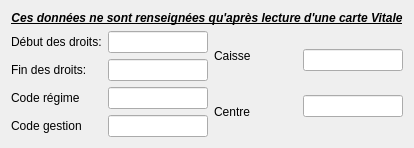
              <widget class="QWidget" name="tab_AMO">
               <attribute name="title">
                <string>AMO</string>
               </attribute>
               <layout class="QGridLayout" name="gridLayout_4">
                <item row="0" column="0" colspan="2">
                 <widget class="QLabel" name="label">
                  <property name="sizePolicy">
                   <sizepolicy hsizetype="Minimum" vsizetype="Maximum">
                    <horstretch>0</horstretch>
                    <verstretch>0</verstretch>
                   </sizepolicy>
                  </property>
                  <property name="text">
                   <string>&lt;!DOCTYPE HTML PUBLIC &quot;-//W3C//DTD HTML 4.0//EN&quot; &quot;http://www.w3.org/TR/REC-html40/strict.dtd&quot;&gt;
&lt;html&gt;&lt;head&gt;&lt;meta name=&quot;qrichtext&quot; content=&quot;1&quot; /&gt;&lt;style type=&quot;text/css&quot;&gt;
p, li { white-space: pre-wrap; }
&lt;/style&gt;&lt;/head&gt;&lt;body style=&quot; font-family:'MS Shell Dlg 2'; font-size:9pt; font-weight:400; font-style:normal;&quot;&gt;
&lt;p align=&quot;center&quot; style=&quot; margin-top:0px; margin-bottom:0px; margin-left:0px; margin-right:0px; -qt-block-indent:0; text-indent:0px;&quot;&gt;&lt;span style=&quot; font-weight:600; font-style:italic; text-decoration: underline;&quot;&gt;Ces données ne sont renseignées qu'après lecture d'une carte Vitale&lt;/span&gt;&lt;/p&gt;&lt;/body&gt;&lt;/html&gt;</string>
                  </property>
                 </widget>
                </item>
                <item row="1" column="0">
                 <layout class="QGridLayout" name="gridLayout_3">
                  <item row="0" column="0">
                   <layout class="QVBoxLayout" name="verticalLayout">
                    <item>
                     <widget class="QLabel" name="label_DroitsDateDeb">
                      <property name="text">
                       <string>Début des droits:</string>
                      </property>
                     </widget>
                    </item>
                    <item>
                     <widget class="QLabel" name="label_DroitsDateFin">
                      <property name="text">
                       <string>Fin des droits:</string>
                      </property>
                     </widget>
                    </item>
                    <item>
                     <widget class="QLabel" name="label_CAS">
                      <property name="text">
                       <string>Code régime</string>
                      </property>
                     </widget>
                    </item>
                    <item>
                     <widget class="QLabel" name="label_CAS_4">
                      <property name="text">
                       <string>Code gestion</string>
                      </property>
                     </widget>
                    </item>
                   </layout>
                  </item>
                  <item row="0" column="1">
                   <layout class="QVBoxLayout" name="verticalLayout_2">
                    <item>
                     <widget class="QLineEdit" name="lineEdit_DroitsDateDeb">
                      <property name="maximumSize">
                       <size>
                        <width>100</width>
                        <height>16777215</height>
                       </size>
                      </property>
                     </widget>
                    </item>
                    <item>
                     <widget class="QLineEdit" name="lineEdit_DroitsDateFin">
                      <property name="maximumSize">
                       <size>
                        <width>100</width>
                        <height>16777215</height>
                       </size>
                      </property>
                     </widget>
                    </item>
                    <item>
                     <widget class="QLineEdit" name="lineEdit_CodeRegime">
                      <property name="maximumSize">
                       <size>
                        <width>100</width>
                        <height>16777215</height>
                       </size>
                      </property>
                     </widget>
                    </item>
                    <item>
                     <widget class="QLineEdit" name="lineEdit_CodeGest">
                      <property name="maximumSize">
                       <size>
                        <width>100</width>
                        <height>16777215</height>
                       </size>
                      </property>
                     </widget>
                    </item>
                   </layout>
                  </item>
                 </layout>
                </item>
                <item row="1" column="1">
                 <layout class="QHBoxLayout" name="horizontalLayout_6">
                  <item>
                   <layout class="QVBoxLayout" name="verticalLayout_4">
                    <item>
                     <widget class="QLabel" name="label_CAS_2">
                      <property name="text">
                       <string>Caisse</string>
                      </property>
                     </widget>
                    </item>
                    <item>
                     <widget class="QLabel" name="label_CAS_3">
                      <property name="text">
                       <string>Centre</string>
                      </property>
                     </widget>
                    </item>
                   </layout>
                  </item>
                  <item>
                   <layout class="QVBoxLayout" name="verticalLayout_3">
                    <item>
                     <widget class="QLineEdit" name="lineEdit_CaisseGest">
                      <property name="maximumSize">
                       <size>
                        <width>100</width>
                        <height>16777215</height>
                       </size>
                      </property>
                     </widget>
                    </item>
                    <item>
                     <widget class="QLineEdit" name="lineEdit_CentreGest">
                      <property name="maximumSize">
                       <size>
                        <width>100</width>
                        <height>16777215</height>
                       </size>
                      </property>
                     </widget>
                    </item>
                   </layout>
                  </item>
                 </layout>
                </item>
               </layout>
              </widget>
